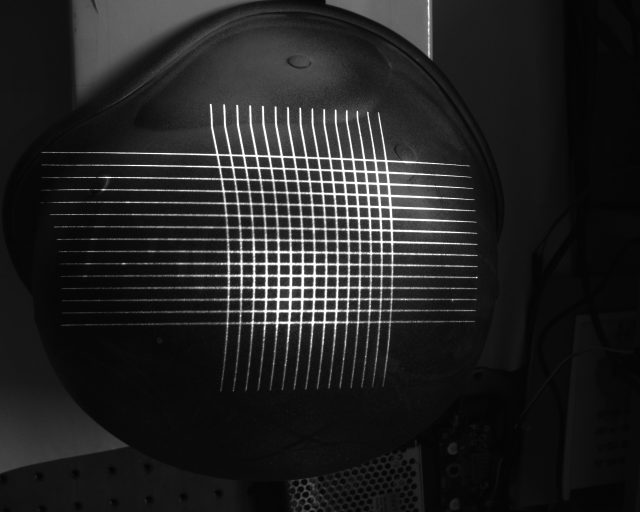
//> input picture Data/20210528c/Helmet/I9.bmp, 1280 x 1024 px (shown at 1/2 size)
$ ./Harris-Shi-TomasiDetector   (built with g++ and OpenCV 4)
//> lines starting //> are read from the running program, lines starting //| are printed output that depends on the picture; after the words box and inside, x2 and y2 are one past the last pixel; in counts of white or black regions, pixels touching at a corner belong together
### Harris-Shi-TomasiDetector/GetKeyPoints.h
#pragma once
#include <iostream>
#include <vector>
#include <algorithm>
#include <opencv2/opencv.hpp>
#include "opencv2/core.hpp"
#include "opencv2/imgproc.hpp"
#include "opencv2/highgui.hpp"

using namespace cv;
using std::endl;
using std::cout;

struct LineData
{
	std::vector<Point> m_points; // 光条上各个特征点
	int m_label; // 光条的标号
	float m_k; // 光条斜率
	float m_b; //光条截距

	LineData();
	LineData(std::vector<Point> points, int label, float k, float b);
};

Mat drawCornerOnImage(Mat image, const Mat& binary);
std::vector<cv::KeyPoint> getKeyPoints(std::vector<cv::KeyPoint> InputKeyPoints, int radius = 10);
std::vector<Point> getLineAllPoint(Point2d p1, Point2d p2);
float getK(Mat src, std::vector<Vec4i> linesP, int threshold, int mimLineLength, int maxLineGap);

bool fitPoints(LineData& pts);

bool cmp(const Point& a, const Point& b);
std::vector<LineData> getLineData(std::vector<KeyPoint>keyPoints, float k);

### Harris-Shi-TomasiDetector/GetKeyPoints.cpp
#include "GetKeyPoints.h"

LineData::LineData()
{
	this->m_label = 0;
	this->m_k = 0.0;
	this->m_b = 0.0;
}

// [20 lines left out: functions LineData, drawCornerOnImage, not called in this run]

// 该算法可以再改进，eraser 向量的一个元素非常耗时间
std::vector<cv::KeyPoint> getKeyPoints(std::vector<cv::KeyPoint> InputKeyPoints, int radius)
{
	std::vector<cv::KeyPoint> OutputKeyPoints;

	Range rangeX{ 0, 0 };
	Range rangeY{ 0, 0 };
	int sizeKp = InputKeyPoints.size();
	for (int i = 0; i < sizeKp; i++)
	{
		if (i >= InputKeyPoints.size())
		{
			break;
		}
		// (X,Y) 为特征点坐标
		double X = InputKeyPoints[i].pt.x;
		double Y = InputKeyPoints[i].pt.y;

		// 更新范围
		rangeX.start = X - radius; rangeX.end = X + radius;
		rangeY.start = Y - radius; rangeY.end = Y + radius;
		Point2f sumOfPoint{ 0, 0 };
		int nPoints = 0;
		// 对在范围内的KeyPoints进行累加求均值
		for (int j = 0; j < InputKeyPoints.size(); j++)
		{
			double X1 = InputKeyPoints[j].pt.x;
			double Y1 = InputKeyPoints[j].pt.y;
			if (X1 >= rangeX.start && X1 <= rangeX.end
				&& Y1 >= rangeY.start && Y1 <= rangeY.end)
			{
				nPoints++;
				sumOfPoint.x += InputKeyPoints[j].pt.x;
				sumOfPoint.y += InputKeyPoints[j].pt.y;
				InputKeyPoints.erase(InputKeyPoints.begin() + j);
				//因为删除了一个元素，为防止少遍历一个元素，j--
				j -= 1;
			}
		}
		if (sizeKp != InputKeyPoints.size())
		{
			i -= 1;
		}
		if (nPoints > 3)
		{
			Point2f meanPoint((sumOfPoint.x / nPoints), (sumOfPoint.y / nPoints));
			OutputKeyPoints.push_back(KeyPoint{ meanPoint, 5 });
		}
	}
	return OutputKeyPoints;
}

/*
返回p1 p2 所表示线段的所有点集
算法步骤：

　　1.分别计算两点之间的横坐标和纵坐标差值：

   　　 deltaY = abs(y1 - y2);

	　　deltaX = abs(x1 - x2);

	2.设置循环变量范围，如果deltaY < deltaX,则自变量范围是[x1,x2](假设x1<x2)，反之自变量范围是[y1,y2];

	3. 当deltaY < deltaX时，选择A、B中任意一点做起始点，分别计算当横坐标自变量为i、纵坐标为j时，根据直线
	方程得到的截距Tmpb和b之间的差值，差值最小时对应的j即为纵坐标位置
*/
// [112 lines left out: functions getLineAllPoint, getK, not called in this run]

// 最小二乘法求斜率
bool fitPoints(LineData& pts)
{
	int nPoints = pts.m_points.size();
	if (nPoints < 2) {
		// Fail: infinitely many lines passing through this single point
		return false;
	}
	double sumX = 0, sumY = 0, sumXY = 0, sumX2 = 0;
	for (int i = 0; i < nPoints; i++) {
		sumX += pts.m_points[i].x;
		sumY += pts.m_points[i].y;
		sumXY += double(pts.m_points[i].x) * pts.m_points[i].y;
		sumX2 += double(pts.m_points[i].x) * pts.m_points[i].x;
	}
	double xMean = sumX / nPoints;
	double yMean = sumY / nPoints;
	double denominator = sumX2 - sumX * xMean;
	// You can tune the eps (1e-7) below for your specific task
	if (std::fabs(denominator) < 1e-7) {
		// Fail: it seems a vertical line
		return false;
	}
	pts.m_k = (sumXY - sumX * yMean) / denominator;
	pts.m_b = yMean - pts.m_k * xMean;
	return true;
}

bool cmp(const Point& a, const Point& b)
{
	return a.x < b.x;
}

std::vector<LineData> getLineData(std::vector<KeyPoint>keyPoints, float k)
{
	std::vector<LineData> lines;
	const size_t ksize = keyPoints.size();
	std::vector<int> flag;
	for (size_t i = 0; i < ksize; i++)
	{
		flag.push_back(0);
	}
	int label = 1;
	// 对各点进行分类
	for (size_t i = 0; i < ksize; i++)
	{
		LineData l;// 表示某条光条
		// 先判断该点是否被分类 未分类时为0
		if (flag[i] == 0)
		{
			flag[i] = label; //标记该点
			l.m_points.push_back(keyPoints[i].pt);
			l.m_label = label;
			// 前一个点减去该点 ，绝对值小于k
			int y = keyPoints[i].pt.y;
			for (size_t j = 0; j < ksize; j++)
			{
				if (j != i && flag[j] == 0)
				{
					// k1 表示pt(i) pt(j) 两点组成的斜率
					//float k1 = 1.0 * (float(keyPoints[j].pt.y) - float(keyPoints[i].pt.y)) / (keyPoints[j].pt.x - keyPoints[i].pt.x);
					int delta = keyPoints[j].pt.y - y;
					if (delta < k && delta > -k)
					{
						flag[j] = label;
						l.m_points.push_back(keyPoints[j].pt);
						y = keyPoints[j].pt.y;
					}
				}
			}
			label++;
			fitPoints(l);
			lines.push_back(l);
		}
	}

	// 根据 b 值对各直线排序，对label进行更新， b 的值最小label为1，以此递增
	std::vector<float> vlabel;
	for (size_t i = 0; i < lines.size(); i++)
	{
		vlabel.push_back(lines[i].m_b);
	}
	sort(vlabel.begin(), vlabel.end());
	for (size_t i = 0; i < lines.size(); i++)
	{
		std::vector<float>::iterator iter;
		iter = std::find(vlabel.begin(), vlabel.end(), lines[i].m_b);
		int pos = iter - vlabel.begin();
		lines[i].m_label = pos;
		sort(lines[i].m_points.begin(), lines[i].m_points.end(), cmp);
	}
	// 根据关键点的横坐标进行排序

	return lines;
}

### Harris-Shi-TomasiDetector/Harris-Shi-TomasiDetector.cpp
// Harris-Shi-TomasiDetector.cpp : 此文件包含 "main" 函数。程序执行将在此处开始并结束。
//

#include <iostream>
#include <opencv2/opencv.hpp>
#include <opencv2/core.hpp>
#include "GetKeyPoints.h"
using namespace cv;
using std::endl;
using std::cout;

int main()
{
	// graySrc 是提取到的光条区域，是一张二值图像
	Mat graySrc = imread("../Picture/I9.bmp", CV_8UC1);
//> graySrc is the input picture: 1024 rows x 1280 cols, CV_8UC1; min 3, max 255, mean 34.7
	// 灰度图像
	Mat src = imread("../Picture/I10.bmp", CV_8UC1);
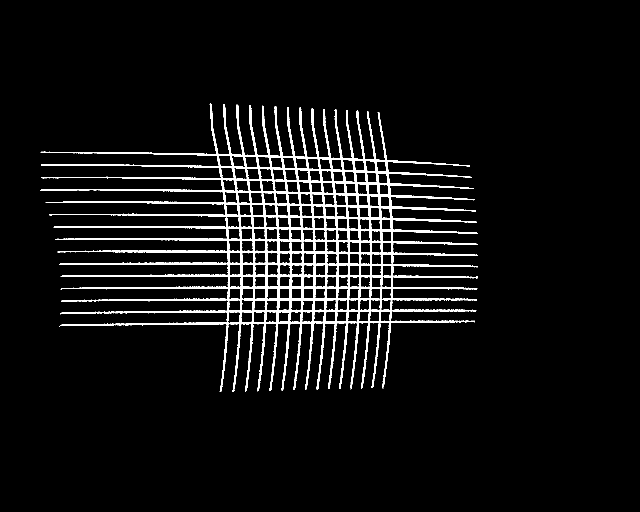
//> input picture Picture/I10.bmp, 1280 x 1024 px (shown at 1/2 size)
//> src: 1024 rows x 1280 cols, CV_8UC1; 5.7% white; 1 white region, box (x1, y1, x2, y2) and area: (80, 207, 956, 784) 75088
	if (src.empty())
	{
		cout << "Can not open image. " << endl;
		return -1;
	}
	//imshow("源图像", src);
	Mat dst;
	bitwise_and(src, graySrc, dst);
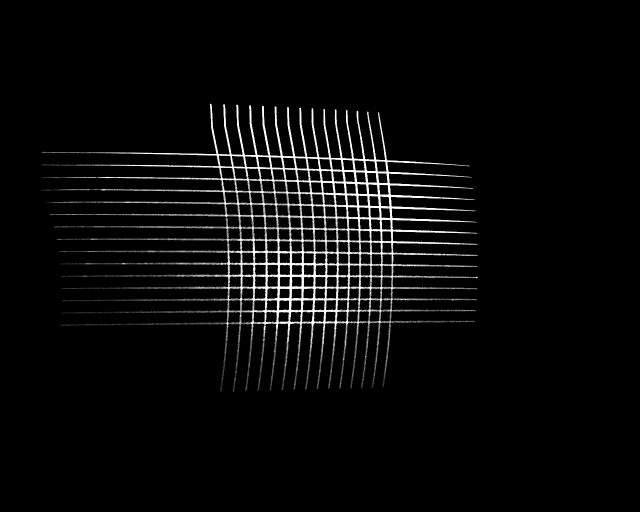
//> dst: 1024 rows x 1280 cols, CV_8UC1 (shown at 1/2 size); min 0, max 255, mean 10

	//检测关键点
	std::vector<KeyPoint> roughKeyPoints;
	//Fast角点
	//Ptr<FastFeatureDetector> ffDetector =
	//	FastFeatureDetector::create(50, true, FastFeatureDetector::TYPE_7_12);
	//ffDetector->detect(dst, roughKeyPoints);

	// Harris corner
	int 	maxCorners = 1200;
	double 	qualityLevel = 0.04;
	double 	minDistance = 7;
	int 	blockSize = 5;// 5 7
	bool 	useHarrisDetector = false;
	double 	k = 0.04;
	Ptr<GFTTDetector> gftt = GFTTDetector::create(maxCorners,
		qualityLevel,
		minDistance,
		blockSize,
		useHarrisDetector,
		k
	);
	gftt->detect(dst, roughKeyPoints);
//> roughKeyPoints = 1090 keypoints; strongest (x, y, size): (465, 313, 5), (732, 323, 5), (571, 340, 5), (687, 321, 5)

	//绘制keyPoints
	Mat keyPointsImage;
	drawKeypoints(dst, roughKeyPoints, keyPointsImage);
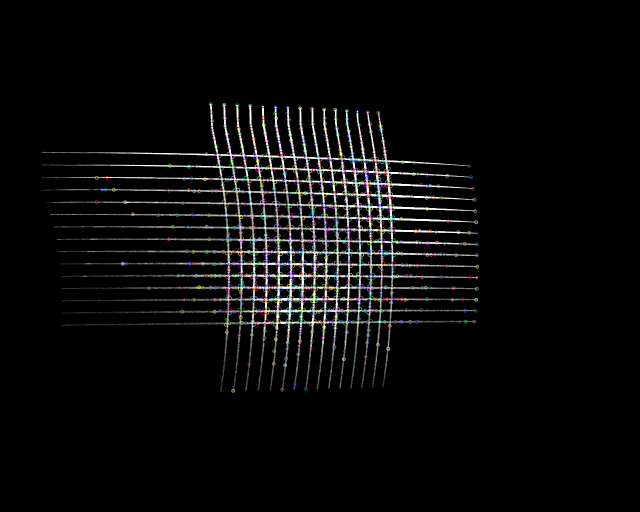
//> keyPointsImage: 1024 rows x 1280 cols, CV_8UC3 (shown at 1/2 size); mean B, G, R 10.3, 10.3, 10.3

	// 对粗略特征点做平均，二次筛选
	std::vector<KeyPoint>keyPoints = getKeyPoints(roughKeyPoints, 10);// 10
//> in getKeyPoints, `int sizeKp = InputKeyPoints.size();`: sizeKp = 1090
//> the loop in getKeyPoints, `for (int i = 0; i < sizeKp; i++)` made 514 passes
//> (X, Y, rangeX.start, rangeX.end, rangeY.start, rangeY.end, nPoints, meanPoint) on passes 2, 4, 5, 6, 8, 10, 11, 12, 14, 15, 16, 17: (732, 323, 722, 742, 313, 333, 4, Point(730, 320.5)), (687, 321, 677, 697, 311, 331, 5, Point(683.4, 320.2)), (716, 369, 706, 726, 359, 379, 5, Point(714, 365.4)), (517, 315, 507, 527, 305, 325, 5, Point(515, 314.2)), (768, 318, 758, 778, 308, 328, 4, Point(769.5, 319)), (762, 394, 752, 772, 384, 404, 5, Point(758, 392.6)), (585, 571, 575, 595, 561, 581, 6, Point(583.5, 572.5)), (757, 348, 747, 767, 338, 358, 5, Point(754, 346.6)), (705, 338, 695, 715, 328, 348, 4, Point(709, 342)), (779, 348, 769, 789, 338, 358, 4, Point(774.5, 348)), (702, 315, 692, 712, 305, 325, 4, Point(704.8, 316.2)), (559, 310, 549, 569, 300, 320, 4, Point(563.2, 309.2))
//> (X, Y, rangeX.start, rangeX.end, rangeY.start, rangeY.end, nPoints) on passes 1, 3, 7, 9, 13, 18: (465, 313, 455, 475, 303, 323, 3), (571, 340, 561, 581, 330, 350, 3), (649, 390, 639, 659, 380, 400, 2), (682, 338, 672, 692, 328, 348, 3), (462, 331, 452, 472, 321, 341, 2), (616, 318, 606, 626, 308, 328, 3)

	//绘制keyPoints，调试用
	Mat Image;
	cvtColor(graySrc, Image, COLOR_GRAY2RGB);
	for (size_t i = 0; i < keyPoints.size(); i++)
	{
		circle(Image, keyPoints[i].pt, 2, Scalar(0, 0, 255), FILLED);
	}
//> this loop made 104 passes
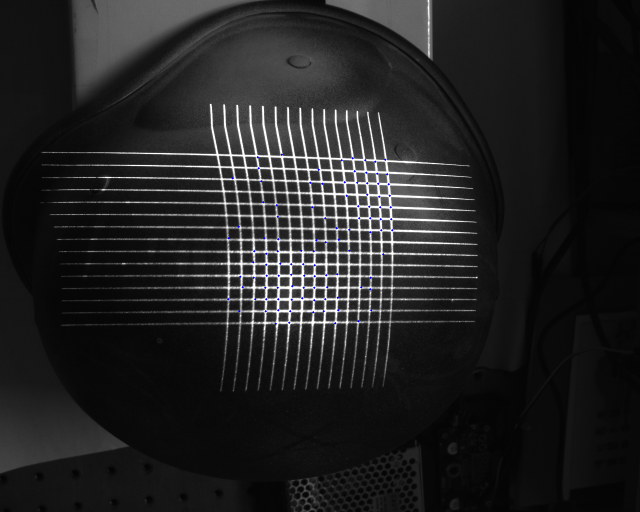
//> Image: 1024 rows x 1280 cols, CV_8UC3 (shown at 1/2 size); 0.1% of pixels changed, all inside (x1, y1, x2, y2) = (454, 307, 787, 650)

	// 对特征点进行编码，参数一般为 11 ~ 13
	std::vector<LineData> lines = getLineData(keyPoints, 13);
//> the loop in getLineData, `for (size_t i = 0; i < ksize; i++)` made 104 passes
//> the loop in getLineData, `for (size_t i = 0; i < lines.size(); i++)` made 16 passes

	Mat rgbSRC;
	cvtColor(dst, rgbSRC, COLOR_GRAY2BGR);

	for (size_t i = 0; i < lines.size(); i++)
	{
		for (size_t j = 0; j < lines[i].m_points.size(); j++)
		{
			String s = "(" + std::to_string(lines[i].m_label) + "," + std::to_string(j) + ")";
			//cout << lines[i].m_points[j].x << "  " << lines[i].m_points[j].y << "  "
				//<< lines[i].m_k << "  " << lines[i].m_b << "  " << lines[i].m_label << endl;

			circle(rgbSRC, lines[i].m_points[j], 1, Scalar(255, 0, 0), -1);
			putText(rgbSRC, s, lines[i].m_points[j], FONT_HERSHEY_SIMPLEX, 0.25, Scalar(0, 0, 255), 1, LINE_AA);//在图片上写文字
		}
	}
//> this loop made 16 passes
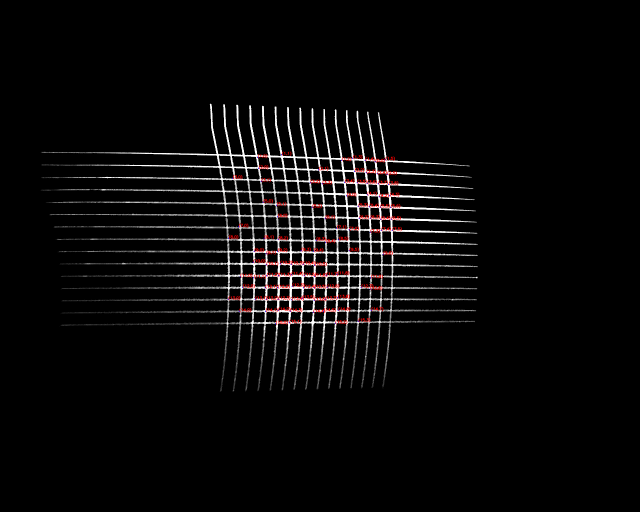
//> rgbSRC: 1024 rows x 1280 cols, CV_8UC3 (shown at 1/2 size); mean B, G, R 9.5, 9.4, 10.6

	waitKey(0);
	return 0;
}
